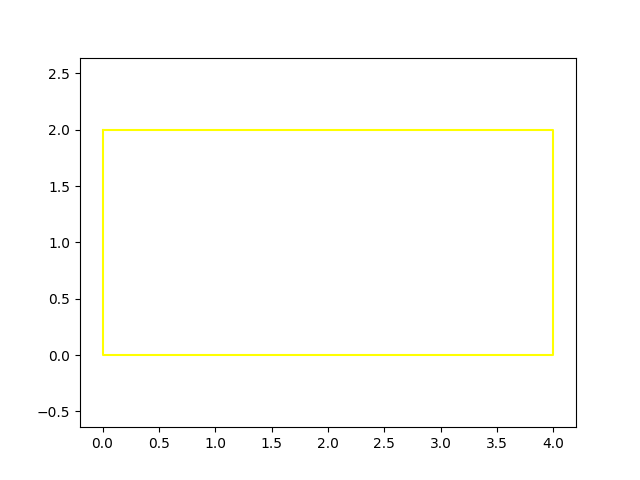
#> input picture casa1.png, 640 x 480 px
$ python testeTranslado.py
#> lines starting #> are read from the running program, lines starting #| are printed output that depends on the picture
import numpy as np
import cv2

imagem = cv2.imread("casa1.png")
#> imagem is the input picture: shape (480, 640, 3); mean B, G, R 250.2, 252.6, 252.6
print (imagem.shape)
#| (480, 640, 3)
altura, largura = imagem.shape[:2]
#> altura = 480; largura = 640
cv2.imshow("Original", imagem)

cv2.waitKey(0)

deslocamento = np.float32([[1, 0, 25], [0, 1, 50]])
deslocado = cv2.warpAffine(imagem, deslocamento, (largura, altura))
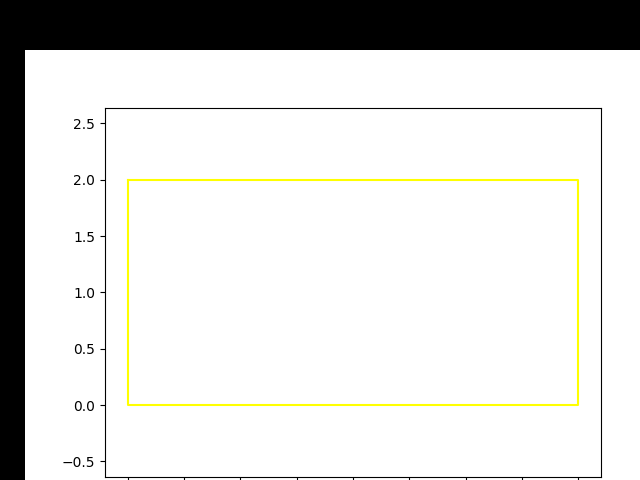
#> deslocado: shape (480, 640, 3); mean B, G, R 215.2, 217.5, 217.5
cv2.imshow("Baixo e direita", deslocado)

cv2.waitKey(0)

deslocamento = np.float32([[1, 0, -50], [0, 1, -90]])
deslocado = cv2.warpAffine(imagem, deslocamento, (largura, altura))
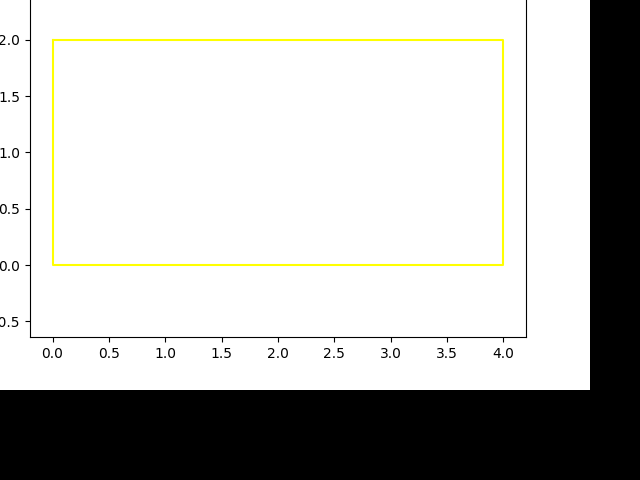
#> deslocado: shape (480, 640, 3); mean B, G, R 186.8, 189.2, 189.2
cv2.imshow("Cima e esquerda", deslocado)

cv2.waitKey(0)

ponto = (largura / 2, altura / 2) #ponto no centro da figura
#> ponto = (320, 240)
rotacao = cv2.getRotationMatrix2D(ponto, 45, 1.0)
rotacionado = cv2.warpAffine(imagem, rotacao, (largura, altura))
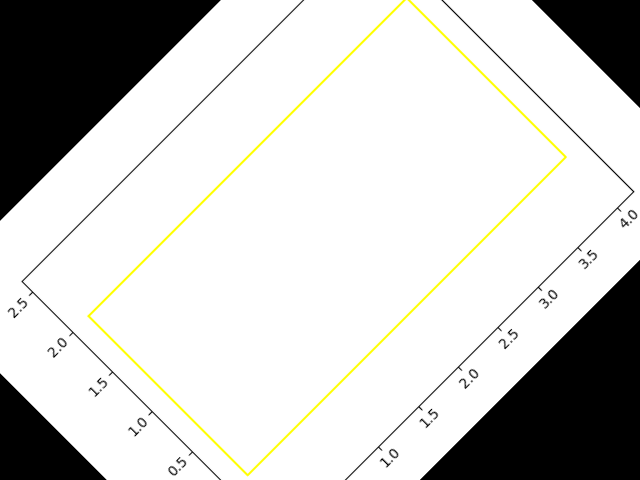
#> rotacionado: shape (480, 640, 3); mean B, G, R 200.9, 203.2, 203.2
cv2.imshow("Rotacionado 45 graus", rotacionado)

cv2.waitKey(0)

rotacao = cv2.getRotationMatrix2D(ponto, 120, 1.0)
rotacionado = cv2.warpAffine(imagem, rotacao, (largura, altura))
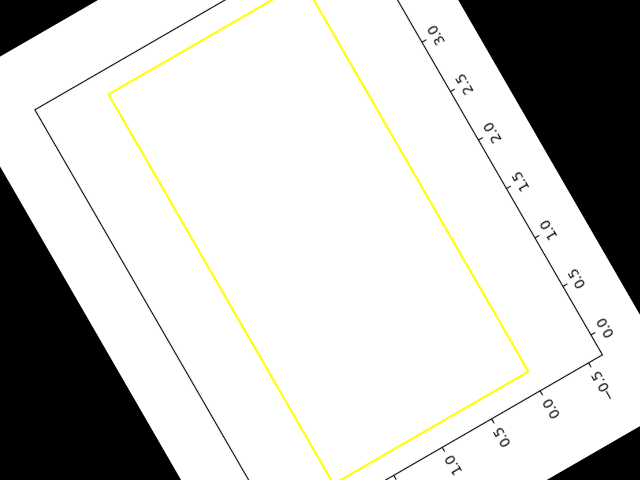
#> rotacionado: shape (480, 640, 3); mean B, G, R 199.3, 201.5, 201.5
cv2.imshow("Rotacionado 120 graus", rotacionado)

cv2.waitKey(0)
